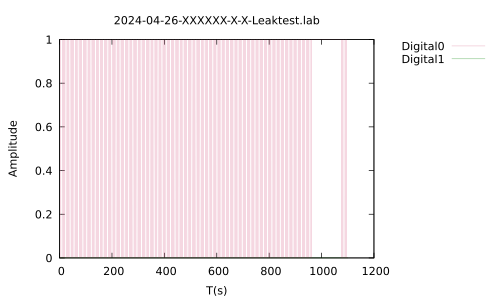

Recreate this plot in gnuplot.
set terminal pdf
set encoding utf8
set output "2024-04-26-XXXXXX-X-X-Leaktest.pdf"
set encoding utf8
#set xrange [0.0:600.0]
#set xrange [0.0:20.0]
set key outside
set style line 1 linecolor rgb '#DB7093' linewidth 0.1
set style line 2 linecolor rgb '#008000' linewidth 0.1
set title "2024-04-26-XXXXXX-X-X-Leaktest.lab"
set xlabel "T(s)"
set ylabel "Amplitude"
plot "2024-04-26-XXXXXX-X-X-Leaktest.lab" using 1:2 w l linestyle 1 title "Digital0", "2024-04-26-XXXXXX-X-X-Leaktest.lab" using 1:3 w l linestyle 2 title "Digital1"
